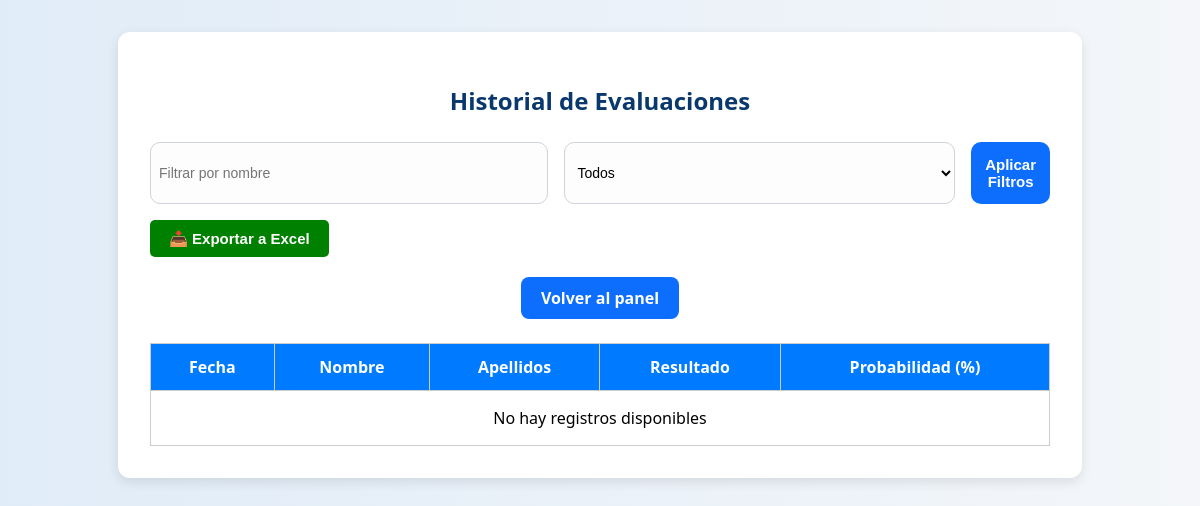
Page /historial/ (signed in) on the earlier database version.
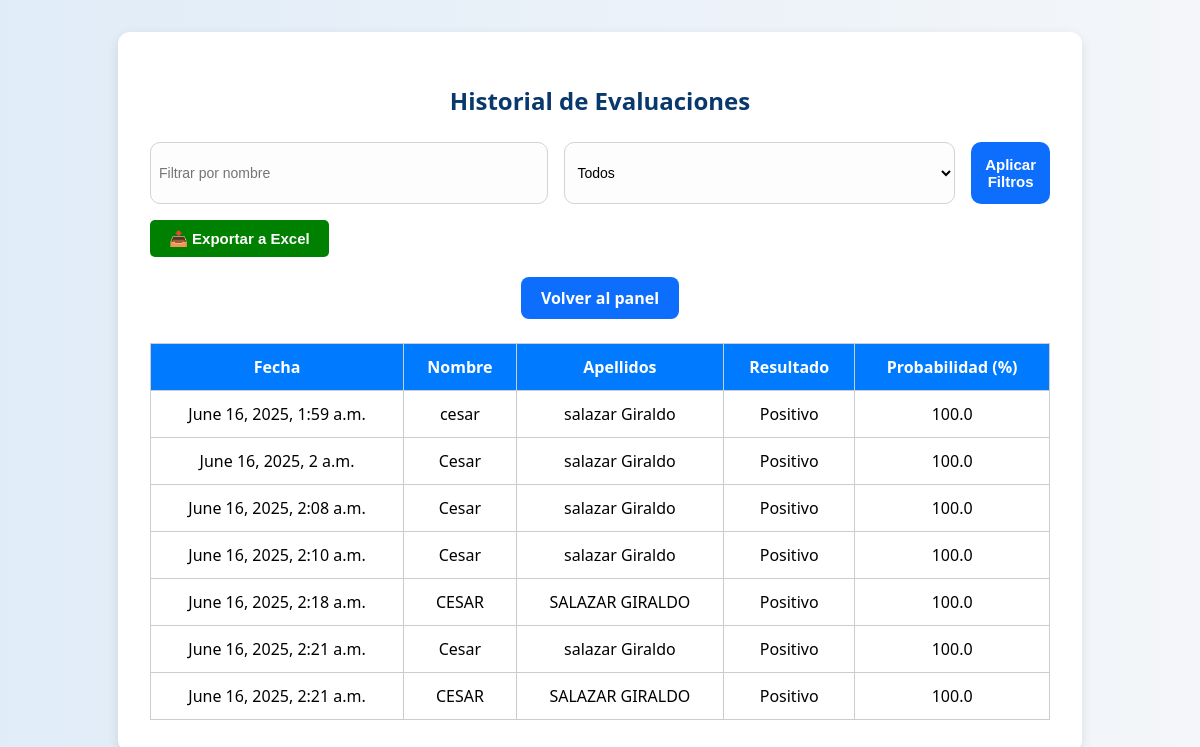
Same page on the later database version.
### miapp/models.py (models this page shows, shortened)
class Evaluacion(models.Model):
    nombre = models.CharField(max_length=100)
    apellidos = models.CharField(max_length=150)  # Campo correcto
    genero = models.CharField(max_length=1)
    resultado = models.CharField(max_length=10)
    probabilidad = models.FloatField()
    fecha = models.DateTimeField(auto_now_add=True)

### miapp/views.py (the view)
# urls.py: path('historial/', views.historial_evaluaciones, name='historial_evaluaciones'),
@login_required
@user_passes_test(es_administrador)
def historial_evaluaciones(request):
    filtro_nombre = request.GET.get('nombre', '')
    filtro_resultado = request.GET.get('resultado', '')
    historial = Evaluacion.objects.all()
    if filtro_nombre:
        historial = historial.filter(nombre__icontains=filtro_nombre)
    if filtro_resultado and filtro_resultado != "Todos":
        historial = historial.filter(resultado__icontains=filtro_resultado)
    return render(request, 'historial.html', {
        'historial': historial,
        'filtro_nombre': filtro_nombre,
        'filtro_resultado': filtro_resultado
    })

### miapp/views.py (called while the page is built)
def es_administrador(user):
    return user.groups.filter(name='Administrador').exists()

### miapp/templates/historial.html (shortened to what this page needs)
{% load static %}
<!DOCTYPE html>
<html lang="es">
<head>
    <link rel="stylesheet" href="{% static 'style.css' %}">
</head>
<body>
    <div class="contenedor">
        <h2>Historial de Evaluaciones</h2>
        <form method="get" class="filtros">
            <input type="text" name="nombre" placeholder="Filtrar por nombre" value="{{ filtro_nombre }}">
            <select name="resultado">
                <option value="">Todos</option>
            </select>
            <button type="submit">Aplicar Filtros</button>
        </form>
        <form method="post" action="{% url 'exportar_excel' %}">
            <button type="submit" class="btn-exportar">📥 Exportar a Excel</button>
        </form>
        <table>
            <thead>
                <tr>
                    <th>Fecha</th>
                    <th>Nombre</th>
                    <th>Apellidos</th>
                    <th>Resultado</th>
                    <th>Probabilidad (%)</th>
                </tr>
            </thead>
            <tbody>
                {% if historial %}
                    {% for e in historial %}
                        <tr>
                            <td>{{ e.fecha }}</td>
                            <td>{{ e.nombre }}</td>
                            <td>{{ e.apellidos }}</td>
                            <td>{{ e.resultado }}</td>
                            <td>{{ e.probabilidad }}</td>
                        </tr>
                    {% endfor %}
                {% else %}
                    <tr>
                        <td colspan="5" class="mensaje-vacio">No hay registros disponibles</td>
                    </tr>
                {% endif %}
            </tbody>
            <div class="enlaces-secundarios">
                <a href="{% url 'panel_admin' %}">Volver al panel</a>
            </div>
        </table>
    </div>
</body>
</html>

### miapp/static/style.css (style rules this page uses)
body { font-family: 'Segoe UI', sans-serif; background: linear-gradient(to right, #e0ecf8, #f4f6f9); margin: 0; padding: 0; }
h1, h2, h3 { color: #1d3557; text-align: center; margin-bottom: 25px; }
input[type="text"], input[type="email"], input[type="number"], select { width: 100%; padding: 10px 12px; border: 1.5px solid #ced4da; border-radius: 10px; font-size: 14px; background-color: #fdfdfd; transition: all 0.3s ease; }
button { flex: 1; padding: 14px; font-size: 15px; font-weight: bold; background: #0d6efd; color: white; border: none; border-radius: 10px; cursor: pointer; transition: background-color 0.25s ease, transform 0.2s ease; }
.enlaces-secundarios { display: flex; justify-content: center; margin-top: 20px; gap: 20px; }
.enlaces-secundarios a { text-decoration: none; font-weight: bold; color: white; background-color: #0d6efd; padding: 10px 20px; border-radius: 8px; transition: background-color 0.3s ease; }

### miapp/templates/historial.html (style rules this page uses)
body { font-family: 'Segoe UI', sans-serif; background-color: #f2f7ff; padding: 2rem; }
.contenedor { background-color: white; padding: 2rem; border-radius: 12px; max-width: 900px; margin: auto; box-shadow: 0 4px 12px rgba(0, 0, 0, 0.1); }
h2 { text-align: center; color: #09386d; }
table { width: 100%; border-collapse: collapse; margin-top: 1.5rem; }
th, td { border: 1px solid #ccc; padding: 0.75rem; text-align: center; }
th { background-color: #007bff; color: white; }
.btn-exportar { background-color: green; color: white; padding: 0.6rem 1.2rem; border: none; border-radius: 5px; margin-top: 1rem; cursor: pointer; }
.filtros { display: flex; gap: 1rem; margin-top: 1rem; justify-content: flex-start; }
.filtros input, .filtros select { padding: 0.5rem; }

Differences in the rows shown:
added Evaluacion: fecha "June 16, 2025, 1:59 a.m.", nombre "cesar", apellidos "salazar Giraldo", resultado "Positivo", probabilidad "100.0"
added Evaluacion: fecha "June 16, 2025, 2 a.m.", nombre "Cesar", apellidos "salazar Giraldo", resultado "Positivo", probabilidad "100.0"
added Evaluacion: fecha "June 16, 2025, 2:08 a.m.", nombre "Cesar", apellidos "salazar Giraldo", resultado "Positivo", probabilidad "100.0"
added Evaluacion: fecha "June 16, 2025, 2:10 a.m.", nombre "Cesar", apellidos "salazar Giraldo", resultado "Positivo", probabilidad "100.0"
added Evaluacion: fecha "June 16, 2025, 2:18 a.m.", nombre "CESAR", apellidos "SALAZAR GIRALDO", resultado "Positivo", probabilidad "100.0"
added Evaluacion: fecha "June 16, 2025, 2:21 a.m.", nombre "Cesar", apellidos "salazar Giraldo", resultado "Positivo", probabilidad "100.0"
added Evaluacion: fecha "June 16, 2025, 2:21 a.m.", nombre "CESAR", apellidos "SALAZAR GIRALDO", resultado "Positivo", probabilidad "100.0"
Other differences:
text no longer shown: "No hay registros disponibles"
